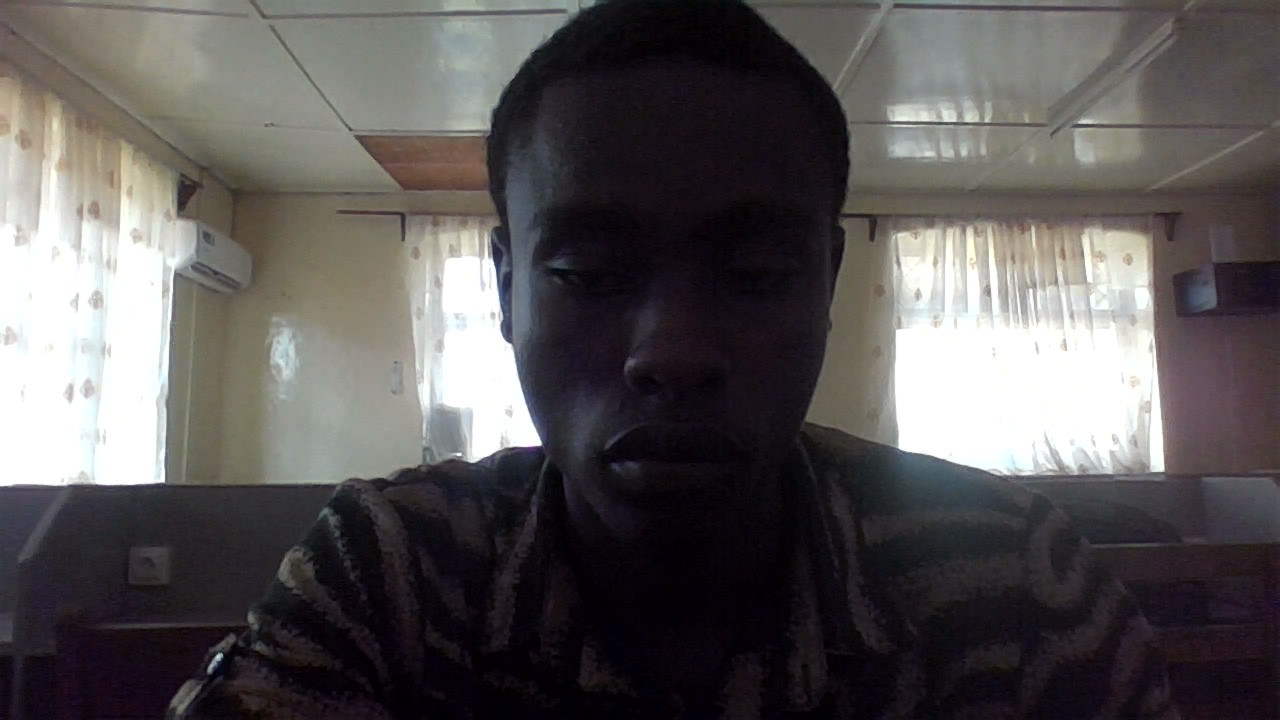
#> input picture recognition/dataset/catuc1234/img1.jpg, 1280 x 720 px; its folder holds only this picture in this run
$ python train_model.py
#> lines starting #> are read from the running program, lines starting #| are printed output that depends on the picture
# backend/recognition/train_model.py
import os
import cv2
import pickle
import numpy as np
import logging
from pathlib import Path
from PIL import Image, UnidentifiedImageError

# Set up logging
logging.basicConfig(level=logging.INFO)
logger = logging.getLogger(__name__)

# ---------------------------
# Configuration
# ---------------------------
BASE_DIR = Path(__file__).resolve().parent
DATASET_PATH = BASE_DIR / "dataset"
MODEL_FILE = Path("ml_models/face_trainer.yml")  # Changed to project root
LABELS_FILE = Path("ml_models/labels.pkl")      # Changed to project root
IMG_SIZE = (200, 200)
MIN_SAMPLES = 5  # Minimum number of face samples required per student

# Ensure output directories exist
Path("ml_models").mkdir(exist_ok=True)

# ---------------------------
# Initialize face detector and recognizer
# ---------------------------
try:
    cascade_path = cv2.data.haarcascades + "haarcascade_frontalface_default.xml"
    face_cascade = cv2.CascadeClassifier(cascade_path)
    if face_cascade.empty():
        raise ValueError("Failed to load face cascade classifier")
    recognizer = cv2.face.LBPHFaceRecognizer_create()
except Exception as e:
    logger.error(f"Error initializing OpenCV components: {e}")
    raise

def load_and_preprocess_image(image_path):
    """Load and preprocess an image for face detection."""
    try:
        image = Image.open(image_path).convert("L")  # Convert to grayscale
        return np.array(image, "uint8")
    except UnidentifiedImageError:
        logger.warning(f"Could not identify image {image_path}")
        return None
    except Exception as e:
        logger.warning(f"Error processing {image_path}: {e}")
        return None

def process_student_images(student_dir, label_id, x_train, y_labels):
    """Process all images for a single student."""
    student_samples = 0

    for image_path in student_dir.glob("*"):
        if image_path.suffix.lower() not in [".jpg", ".jpeg", ".png"]:
            continue

        logger.debug(f"Processing {image_path}")

        # Load and preprocess image
        image_np = load_and_preprocess_image(image_path)
        if image_np is None:
            continue

        # Detect faces
        faces = face_cascade.detectMultiScale(
            image_np,
            scaleFactor=1.1,
            minNeighbors=5,
            minSize=(30, 30)
        )
#> faces = [[1079, 230, 76, 76]]

        if len(faces) == 0:
            logger.warning(f"No face detected in {image_path}")
            continue

        # Use the first face found
        x, y, w, h = faces[0]
#> x = 1079; y = 230; w = 76; h = 76
        roi = image_np[y:y + h, x:x + w]
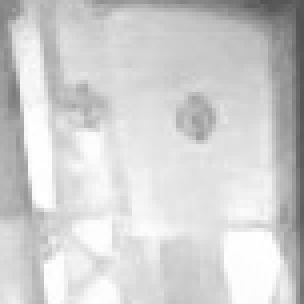
#> roi: shape (76, 76) (shown 4 times larger); min 82, max 255, mean 208
        roi_resized = cv2.resize(roi, IMG_SIZE)

        x_train.append(roi_resized)
        y_labels.append(label_id)
        student_samples += 1

    return student_samples

def main():
    logger.info("Starting face recognition training...")

    if not DATASET_PATH.exists():
        error_msg = f"Dataset folder not found: {DATASET_PATH}"
        logger.error(error_msg)
        raise FileNotFoundError(error_msg)

    label_ids = {}
    current_id = 0
    x_train = []
    y_labels = []
    student_stats = {}

    # Process each student's directory
    for student_dir in sorted(DATASET_PATH.iterdir()):
        if not student_dir.is_dir():
            continue

        matric_number = student_dir.name
        if matric_number not in label_ids:
            label_ids[matric_number] = current_id
            current_id += 1

        label_id = label_ids[matric_number]
        samples = process_student_images(
            student_dir, label_id, x_train, y_labels
        )
        student_stats[matric_number] = samples
        logger.info(f"Processed {samples} samples for {matric_number}")

    # Validate we have enough training data
    if len(x_train) == 0:
        error_msg = "No valid face data found in dataset"
        logger.error(error_msg)
        raise ValueError(error_msg)

    # Check for students with insufficient samples
    for matric, samples in student_stats.items():
        if samples < MIN_SAMPLES:
            logger.warning(
                f"Student {matric} has only {samples} samples (minimum {MIN_SAMPLES} recommended)"
            )

    # Train the model
    logger.info(f"Training model with {len(x_train)} total samples...")
    recognizer.train(x_train, np.array(y_labels))

    # Save the model and labels
    recognizer.save(str(MODEL_FILE))
    with open(LABELS_FILE, "wb") as f:
        pickle.dump(label_ids, f)

    logger.info(f"Model trained and saved to {MODEL_FILE}")
    logger.info(f"Label mapping: {label_ids}")

    return {
        "status": "success",
        "samples_processed": len(x_train),
        "students_trained": len(label_ids),
        "model_path": str(MODEL_FILE),
        "labels_path": str(LABELS_FILE)
    }

if __name__ == "__main__":
    main()
